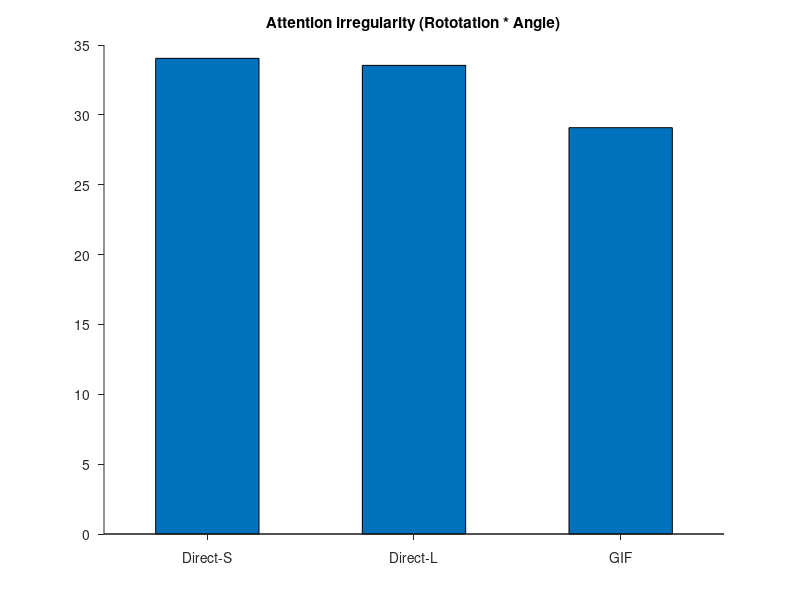

Write MATLAB code to recreate this figure. (Note: this script raises an error after producing the figure.)

y = [34.04564933 33.54221658 29.08233835];
err = [ 9.64896893 10.40800297 13.53590652];





b = bar(y,0.5)
set(gca,'XTickLabel',{'Direct-S','Direct-L','GIF'});
set(gca,'box','off');
set(gca,'tickdir','out');
set(gca,'yminortick','off');
set(0, 'DefaultAxesFontName', 'Arial');
t = title('Attention irregularity (Rototation * Angle)')
t.FontSize = 16;

ylabel('Irregularity increment')
axis([0.5,3.5,0,55])
b.FaceColor = 'flat';
b.CData(1,:) = [185 42 42]/255;
b.CData(2,:)= [0 0.6 0];
b.CData(3,:) = [70 130 190]/255;

hold on


errorbar(y,err,'k', 'Linestyle', 'None','HandleVisibility','off')

hold off
